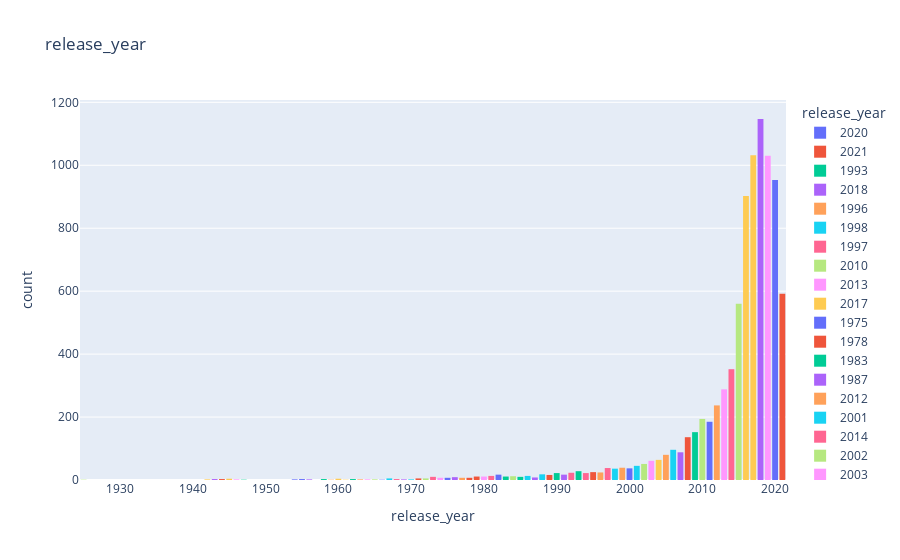

Notebook code for this chart:
### Markdown cell above
**Netflix Content Release Year Distribution**

generates a histogram using the Plotly Express library to visualize the distribution of Netflix content based on the release year. Each bar in the histogram represents the count of content items released in a particular year. The 'release_year' column from the Netflix dataset is used as the x-axis, and each bar's color represents the corresponding release year.

### Code cell
fig = px.histogram(netflix_data,x="release_year", title="release_year", color="release_year")
# Update the layout and add box plots
fig.update_layout(
    bargap=0.2
)
fig.show()

### Figure 1 — Plotly figure (JSON) as saved in the notebook; plotly's stock layout.template omitted (floating-point values rounded to 4 significant figures; data arrays with more than 128 entries replaced by an {"elided": "..."} marker saying what was removed)
{"data": [{"alignmentgroup": "True", "bingroup": "x", "hovertemplate": "release_year=%{x}<br>count=%{y}<extra></extra>", "legendgroup": "2020", "marker": {"color": "#636efa", "pattern": {"shape": ""}}, "name": "2020", "offsetgroup": "2020", "orientation": "v", "showlegend": true, "type": "histogram", "x": {"elided": "953 int values"}, "xaxis": "x", "yaxis": "y"}, {"alignmentgroup": "True", "bingroup": "x", "hovertemplate": "release_year=%{x}<br>count=%{y}<extra></extra>", "legendgroup": "2021", "marker": {"color": "#EF553B", "pattern": {"shape": ""}}, "name": "2021", "offsetgroup": "2021", "orientation": "v", "showlegend": true, "type": "histogram", "x": {"elided": "592 int values"}, "xaxis": "x", "yaxis": "y"}, {"alignmentgroup": "True", "bingroup": "x", "hovertemplate": "release_year=%{x}<br>count=%{y}<extra></extra>", "legendgroup": "1993", "marker": {"color": "#00cc96", "pattern": {"shape": ""}}, "name": "1993", "offsetgroup": "1993", "orientation": "v", "showlegend": true, "type": "histogram", "x": [1993, 1993, 1993, 1993, 1993, 1993, 1993, 1993, 1993, 1993, 1993, 1993, 1993, 1993, 1993, 1993, 1993, 1993, 1993, 1993, 1993, 1993, 1993, 1993, 1993, 1993, 1993, 1993], "xaxis": "x", "yaxis": "y"}, {"alignmentgroup": "True", "bingroup": "x", "hovertemplate": "release_year=%{x}<br>count=%{y}<extra></extra>", "legendgroup": "2018", "marker": {"color": "#ab63fa", "pattern": {"shape": ""}}, "name": "2018", "offsetgroup": "2018", "orientation": "v", "showlegend": true, "type": "histogram", "x": {"elided": "1147 int values"}, "xaxis": "x", "yaxis": "y"}, {"alignmentgroup": "True", "bingroup": "x", "hovertemplate": "release_year=%{x}<br>count=%{y}<extra></extra>", "legendgroup": "1996", "marker": {"color": "#FFA15A", "pattern": {"shape": ""}}, "name": "1996", "offsetgroup": "1996", "orientation": "v", "showlegend": true, "type": "histogram", "x": [1996, 1996, 1996, 1996, 1996, 1996, 1996, 1996, 1996, 1996, 1996, 1996, 1996, 1996, 1996, 1996, 1996, 1996, 1996, 1996, 1996, 1996, 1996, 1996], "xaxis": "x", "yaxis": "y"}, {"alignmentgroup": "True", "bingroup": "x", "hovertemplate": "release_year=%{x}<br>count=%{y}<extra></extra>", "legendgroup": "1998", "marker": {"color": "#19d3f3", "pattern": {"shape": ""}}, "name": "1998", "offsetgroup": "1998", "orientation": "v", "showlegend": true, "type": "histogram", "x": [1998, 1998, 1998, 1998, 1998, 1998, 1998, 1998, 1998, 1998, 1998, 1998, 1998, 1998, 1998, 1998, 1998, 1998, 1998, 1998, 1998, 1998, 1998, 1998, 1998, 1998, 1998, 1998, 1998, 1998, 1998, 1998, 1998, 1998, 1998, 1998], "xaxis": "x", "yaxis": "y"}, {"alignmentgroup": "True", "bingroup": "x", "hovertemplate": "release_year=%{x}<br>count=%{y}<extra></extra>", "legendgroup": "1997", "marker": {"color": "#FF6692", "pattern": {"shape": ""}}, "name": "1997", "offsetgroup": "1997", "orientation": "v", "showlegend": true, "type": "histogram", "x": [1997, 1997, 1997, 1997, 1997, 1997, 1997, 1997, 1997, 1997, 1997, 1997, 1997, 1997, 1997, 1997, 1997, 1997, 1997, 1997, 1997, 1997, 1997, 1997, 1997, 1997, 1997, 1997, 1997, 1997, 1997, 1997, 1997, 1997, 1997, 1997, 1997, 1997], "xaxis": "x", "yaxis": "y"}, {"alignmentgroup": "True", "bingroup": "x", "hovertemplate": "release_year=%{x}<br>count=%{y}<extra></extra>", "legendgroup": "2010", "marker": {"color": "#B6E880", "pattern": {"shape": ""}}, "name": "2010", "offsetgroup": "2010", "orientation": "v", "showlegend": true, "type": "histogram", "x": {"elided": "194 int values"}, "xaxis": "x", "yaxis": "y"}, {"alignmentgroup": "True", "bingroup": "x", "hovertemplate": "release_year=%{x}<br>count=%{y}<extra></extra>", "legendgroup": "2013", "marker": {"color": "#FF97FF", "pattern": {"shape": ""}}, "name": "2013", "offsetgroup": "2013", "orientation": "v", "showlegend": true, "type": "histogram", "x": {"elided": "288 int values"}, "xaxis": "x", "yaxis": "y"}, {"alignmentgroup": "True", "bingroup": "x", "hovertemplate": "release_year=%{x}<br>count=%{y}<extra></extra>", "legendgroup": "2017", "marker": {"color": "#FECB52", "pattern": {"shape": ""}}, "name": "2017", "offsetgroup": "2017", "orientation": "v", "showlegend": true, "type": "histogram", "x": {"elided": "1032 int values"}, "xaxis": "x", "yaxis": "y"}, {"alignmentgroup": "True", "bingroup": "x", "hovertemplate": "release_year=%{x}<br>count=%{y}<extra></extra>", "legendgroup": "1975", "marker": {"color": "#636efa", "pattern": {"shape": ""}}, "name": "1975", "offsetgroup": "1975", "orientation": "v", "showlegend": true, "type": "histogram", "x": [1975, 1975, 1975, 1975, 1975, 1975, 1975], "xaxis": "x", "yaxis": "y"}, {"alignmentgroup": "True", "bingroup": "x", "hovertemplate": "release_year=%{x}<br>count=%{y}<extra></extra>", "legendgroup": "1978", "marker": {"color": "#EF553B", "pattern": {"shape": ""}}, "name": "1978", "offsetgroup": "1978", "orientation": "v", "showlegend": true, "type": "histogram", "x": [1978, 1978, 1978, 1978, 1978, 1978, 1978], "xaxis": "x", "yaxis": "y"}, {"alignmentgroup": "True", "bingroup": "x", "hovertemplate": "release_year=%{x}<br>count=%{y}<extra></extra>", "legendgroup": "1983", "marker": {"color": "#00cc96", "pattern": {"shape": ""}}, "name": "1983", "offsetgroup": "1983", "orientation": "v", "showlegend": true, "type": "histogram", "x": [1983, 1983, 1983, 1983, 1983, 1983, 1983, 1983, 1983, 1983, 1983], "xaxis": "x", "yaxis": "y"}, {"alignmentgroup": "True", "bingroup": "x", "hovertemplate": "release_year=%{x}<br>count=%{y}<extra></extra>", "legendgroup": "1987", "marker": {"color": "#ab63fa", "pattern": {"shape": ""}}, "name": "1987", "offsetgroup": "1987", "orientation": "v", "showlegend": true, "type": "histogram", "x": [1987, 1987, 1987, 1987, 1987, 1987, 1987, 1987], "xaxis": "x", "yaxis": "y"}, {"alignmentgroup": "True", "bingroup": "x", "hovertemplate": "release_year=%{x}<br>count=%{y}<extra></extra>", "legendgroup": "2012", "marker": {"color": "#FFA15A", "pattern": {"shape": ""}}, "name": "2012", "offsetgroup": "2012", "orientation": "v", "showlegend": true, "type": "histogram", "x": {"elided": "237 int values"}, "xaxis": "x", "yaxis": "y"}, {"alignmentgroup": "True", "bingroup": "x", "hovertemplate": "release_year=%{x}<br>count=%{y}<extra></extra>", "legendgroup": "2001", "marker": {"color": "#19d3f3", "pattern": {"shape": ""}}, "name": "2001", "offsetgroup": "2001", "orientation": "v", "showlegend": true, "type": "histogram", "x": [2001, 2001, 2001, 2001, 2001, 2001, 2001, 2001, 2001, 2001, 2001, 2001, 2001, 2001, 2001, 2001, 2001, 2001, 2001, 2001, 2001, 2001, 2001, 2001, 2001, 2001, 2001, 2001, 2001, 2001, 2001, 2001, 2001, 2001, 2001, 2001, 2001, 2001, 2001, 2001, 2001, 2001, 2001, 2001, 2001], "xaxis": "x", "yaxis": "y"}, {"alignmentgroup": "True", "bingroup": "x", "hovertemplate": "release_year=%{x}<br>count=%{y}<extra></extra>", "legendgroup": "2014", "marker": {"color": "#FF6692", "pattern": {"shape": ""}}, "name": "2014", "offsetgroup": "2014", "orientation": "v", "showlegend": true, "type": "histogram", "x": {"elided": "352 int values"}, "xaxis": "x", "yaxis": "y"}, {"alignmentgroup": "True", "bingroup": "x", "hovertemplate": "release_year=%{x}<br>count=%{y}<extra></extra>", "legendgroup": "2002", "marker": {"color": "#B6E880", "pattern": {"shape": ""}}, "name": "2002", "offsetgroup": "2002", "orientation": "v", "showlegend": true, "type": "histogram", "x": [2002, 2002, 2002, 2002, 2002, 2002, 2002, 2002, 2002, 2002, 2002, 2002, 2002, 2002, 2002, 2002, 2002, 2002, 2002, 2002, 2002, 2002, 2002, 2002, 2002, 2002, 2002, 2002, 2002, 2002, 2002, 2002, 2002, 2002, 2002, 2002, 2002, 2002, 2002, 2002, 2002, 2002, 2002, 2002, 2002, 2002, 2002, 2002, 2002, 2002, 2002], "xaxis": "x", "yaxis": "y"}, {"alignmentgroup": "True", "bingroup": "x", "hovertemplate": "release_year=%{x}<br>count=%{y}<extra></extra>", "legendgroup": "2003", "marker": {"color": "#FF97FF", "pattern": {"shape": ""}}, "name": "2003", "offsetgroup": "2003", "orientation": "v", "showlegend": true, "type": "histogram", "x": [2003, 2003, 2003, 2003, 2003, 2003, 2003, 2003, 2003, 2003, 2003, 2003, 2003, 2003, 2003, 2003, 2003, 2003, 2003, 2003, 2003, 2003, 2003, 2003, 2003, 2003, 2003, 2003, 2003, 2003, 2003, 2003, 2003, 2003, 2003, 2003, 2003, 2003, 2003, 2003, 2003, 2003, 2003, 2003, 2003, 2003, 2003, 2003, 2003, 2003, 2003, 2003, 2003, 2003, 2003, 2003, 2003, 2003, 2003, 2003, 2003], "xaxis": "x", "yaxis": "y"}, {"alignmentgroup": "True", "bingroup": "x", "hovertemplate": "release_year=%{x}<br>count=%{y}<extra></extra>", "legendgroup": "2004", "marker": {"color": "#FECB52", "pattern": {"shape": ""}}, "name": "2004", "offsetgroup": "2004", "orientation": "v", "showlegend": true, "type": "histogram", "x": [2004, 2004, 2004, 2004, 2004, 2004, 2004, 2004, 2004, 2004, 2004, 2004, 2004, 2004, 2004, 2004, 2004, 2004, 2004, 2004, 2004, 2004, 2004, 2004, 2004, 2004, 2004, 2004, 2004, 2004, 2004, 2004, 2004, 2004, 2004, 2004, 2004, 2004, 2004, 2004, 2004, 2004, 2004, 2004, 2004, 2004, 2004, 2004, 2004, 2004, 2004, 2004, 2004, 2004, 2004, 2004, 2004, 2004, 2004, 2004, 2004, 2004, 2004, 2004], "xaxis": "x", "yaxis": "y"}, {"alignmentgroup": "True", "bingroup": "x", "hovertemplate": "release_year=%{x}<br>count=%{y}<extra></extra>", "legendgroup": "2011", "marker": {"color": "#636efa", "pattern": {"shape": ""}}, "name": "2011", "offsetgroup": "2011", "orientation": "v", "showlegend": true, "type": "histogram", "x": {"elided": "185 int values"}, "xaxis": "x", "yaxis": "y"}, {"alignmentgroup": "True", "bingroup": "x", "hovertemplate": "release_year=%{x}<br>count=%{y}<extra></extra>", "legendgroup": "2008", "marker": {"color": "#EF553B", "pattern": {"shape": ""}}, "name": "2008", "offsetgroup": "2008", "orientation": "v", "showlegend": true, "type": "histogram", "x": {"elided": "136 int values"}, "xaxis": "x", "yaxis": "y"}, {"alignmentgroup": "True", "bingroup": "x", "hovertemplate": "release_year=%{x}<br>count=%{y}<extra></extra>", "legendgroup": "2009", "marker": {"color": "#00cc96", "pattern": {"shape": ""}}, "name": "2009", "offsetgroup": "2009", "orientation": "v", "showlegend": true, "type": "histogram", "x": {"elided": "152 int values"}, "xaxis": "x", "yaxis": "y"}, {"alignmentgroup": "True", "bingroup": "x", "hovertemplate": "release_year=%{x}<br>count=%{y}<extra></extra>", "legendgroup": "2007", "marker": {"color": "#ab63fa", "pattern": {"shape": ""}}, "name": "2007", "offsetgroup": "2007", "orientation": "v", "showlegend": true, "type": "histogram", "x": [2007, 2007, 2007, 2007, 2007, 2007, 2007, 2007, 2007, 2007, 2007, 2007, 2007, 2007, 2007, 2007, 2007, 2007, 2007, 2007, 2007, 2007, 2007, 2007, 2007, 2007, 2007, 2007, 2007, 2007, 2007, 2007, 2007, 2007, 2007, 2007, 2007, 2007, 2007, 2007, 2007, 2007, 2007, 2007, 2007, 2007, 2007, 2007, 2007, 2007, 2007, 2007, 2007, 2007, 2007, 2007, 2007, 2007, 2007, 2007, 2007, 2007, 2007, 2007, 2007, 2007, 2007, 2007, 2007, 2007, 2007, 2007, 2007, 2007, 2007, 2007, 2007, 2007, 2007, 2007, 2007, 2007, 2007, 2007, 2007, 2007, 2007, 2007], "xaxis": "x", "yaxis": "y"}, {"alignmentgroup": "True", "bingroup": "x", "hovertemplate": "release_year=%{x}<br>count=%{y}<extra></extra>", "legendgroup": "2005", "marker": {"color": "#FFA15A", "pattern": {"shape": ""}}, "name": "2005", "offsetgroup": "2005", "orientation": "v", "showlegend": true, "type": "histogram", "x": [2005, 2005, 2005, 2005, 2005, 2005, 2005, 2005, 2005, 2005, 2005, 2005, 2005, 2005, 2005, 2005, 2005, 2005, 2005, 2005, 2005, 2005, 2005, 2005, 2005, 2005, 2005, 2005, 2005, 2005, 2005, 2005, 2005, 2005, 2005, 2005, 2005, 2005, 2005, 2005, 2005, 2005, 2005, 2005, 2005, 2005, 2005, 2005, 2005, 2005, 2005, 2005, 2005, 2005, 2005, 2005, 2005, 2005, 2005, 2005, 2005, 2005, 2005, 2005, 2005, 2005, 2005, 2005, 2005, 2005, 2005, 2005, 2005, 2005, 2005, 2005, 2005, 2005, 2005, 2005], "xaxis": "x", "yaxis": "y"}, {"alignmentgroup": "True", "bingroup": "x", "hovertemplate": "release_year=%{x}<br>count=%{y}<extra></extra>", "legendgroup": "2006", "marker": {"color": "#19d3f3", "pattern": {"shape": ""}}, "name": "2006", "offsetgroup": "2006", "orientation": "v", "showlegend": true, "type": "histogram", "x": [2006, 2006, 2006, 2006, 2006, 2006, 2006, 2006, 2006, 2006, 2006, 2006, 2006, 2006, 2006, 2006, 2006, 2006, 2006, 2006, 2006, 2006, 2006, 2006, 2006, 2006, 2006, 2006, 2006, 2006, 2006, 2006, 2006, 2006, 2006, 2006, 2006, 2006, 2006, 2006, 2006, 2006, 2006, 2006, 2006, 2006, 2006, 2006, 2006, 2006, 2006, 2006, 2006, 2006, 2006, 2006, 2006, 2006, 2006, 2006, 2006, 2006, 2006, 2006, 2006, 2006, 2006, 2006, 2006, 2006, 2006, 2006, 2006, 2006, 2006, 2006, 2006, 2006, 2006, 2006, 2006, 2006, 2006, 2006, 2006, 2006, 2006, 2006, 2006, 2006, 2006, 2006, 2006, 2006, 2006, 2006], "xaxis": "x", "yaxis": "y"}, {"alignmentgroup": "True", "bingroup": "x", "hovertemplate": "release_year=%{x}<br>count=%{y}<extra></extra>", "legendgroup": "1994", "marker": {"color": "#FF6692", "pattern": {"shape": ""}}, "name": "1994", "offsetgroup": "1994", "orientation": "v", "showlegend": true, "type": "histogram", "x": [1994, 1994, 1994, 1994, 1994, 1994, 1994, 1994, 1994, 1994, 1994, 1994, 1994, 1994, 1994, 1994, 1994, 1994, 1994, 1994, 1994, 1994], "xaxis": "x", "yaxis": "y"}, {"alignmentgroup": "True", "bingroup": "x", "hovertemplate": "release_year=%{x}<br>count=%{y}<extra></extra>", "legendgroup": "2015", "marker": {"color": "#B6E880", "pattern": {"shape": ""}}, "name": "2015", "offsetgroup": "2015", "orientation": "v", "showlegend": true, "type": "histogram", "x": {"elided": "560 int values"}, "xaxis": "x", "yaxis": "y"}, {"alignmentgroup": "True", "bingroup": "x", "hovertemplate": "release_year=%{x}<br>count=%{y}<extra></extra>", "legendgroup": "2019", "marker": {"color": "#FF97FF", "pattern": {"shape": ""}}, "name": "2019", "offsetgroup": "2019", "orientation": "v", "showlegend": true, "type": "histogram", "x": {"elided": "1030 int values"}, "xaxis": "x", "yaxis": "y"}, {"alignmentgroup": "True", "bingroup": "x", "hovertemplate": "release_year=%{x}<br>count=%{y}<extra></extra>", "legendgroup": "2016", "marker": {"color": "#FECB52", "pattern": {"shape": ""}}, "name": "2016", "offsetgroup": "2016", "orientation": "v", "showlegend": true, "type": "histogram", "x": {"elided": "902 int values"}, "xaxis": "x", "yaxis": "y"}, {"alignmentgroup": "True", "bingroup": "x", "hovertemplate": "release_year=%{x}<br>count=%{y}<extra></extra>", "legendgroup": "1982", "marker": {"color": "#636efa", "pattern": {"shape": ""}}, "name": "1982", "offsetgroup": "1982", "orientation": "v", "showlegend": true, "type": "histogram", "x": [1982, 1982, 1982, 1982, 1982, 1982, 1982, 1982, 1982, 1982, 1982, 1982, 1982, 1982, 1982, 1982, 1982], "xaxis": "x", "yaxis": "y"}, {"alignmentgroup": "True", "bingroup": "x", "hovertemplate": "release_year=%{x}<br>count=%{y}<extra></extra>", "legendgroup": "1989", "marker": {"color": "#EF553B", "pattern": {"shape": ""}}, "name": "1989", "offsetgroup": "1989", "orientation": "v", "showlegend": true, "type": "histogram", "x": [1989, 1989, 1989, 1989, 1989, 1989, 1989, 1989, 1989, 1989, 1989, 1989, 1989, 1989, 1989, 1989], "xaxis": "x", "yaxis": "y"}, {"alignmentgroup": "True", "bingroup": "x", "hovertemplate": "release_year=%{x}<br>count=%{y}<extra></extra>", "legendgroup": "1990", "marker": {"color": "#00cc96", "pattern": {"shape": ""}}, "name": "1990", "offsetgroup": "1990", "orientation": "v", "showlegend": true, "type": "histogram", "x": [1990, 1990, 1990, 1990, 1990, 1990, 1990, 1990, 1990, 1990, 1990, 1990, 1990, 1990, 1990, 1990, 1990, 1990, 1990, 1990, 1990, 1990], "xaxis": "x", "yaxis": "y"}, {"alignmentgroup": "True", "bingroup": "x", "hovertemplate": "release_year=%{x}<br>count=%{y}<extra></extra>", "legendgroup": "1991", "marker": {"color": "#ab63fa", "pattern": {"shape": ""}}, "name": "1991", "offsetgroup": "1991", "orientation": "v", "showlegend": true, "type": "histogram", "x": [1991, 1991, 1991, 1991, 1991, 1991, 1991, 1991, 1991, 1991, 1991, 1991, 1991, 1991, 1991, 1991, 1991], "xaxis": "x", "yaxis": "y"}, {"alignmentgroup": "True", "bingroup": "x", "hovertemplate": "release_year=%{x}<br>count=%{y}<extra></extra>", "legendgroup": "1999", "marker": {"color": "#FFA15A", "pattern": {"shape": ""}}, "name": "1999", "offsetgroup": "1999", "orientation": "v", "showlegend": true, "type": "histogram", "x": [1999, 1999, 1999, 1999, 1999, 1999, 1999, 1999, 1999, 1999, 1999, 1999, 1999, 1999, 1999, 1999, 1999, 1999, 1999, 1999, 1999, 1999, 1999, 1999, 1999, 1999, 1999, 1999, 1999, 1999, 1999, 1999, 1999, 1999, 1999, 1999, 1999, 1999, 1999], "xaxis": "x", "yaxis": "y"}, {"alignmentgroup": "True", "bingroup": "x", "hovertemplate": "release_year=%{x}<br>count=%{y}<extra></extra>", "legendgroup": "1986", "marker": {"color": "#19d3f3", "pattern": {"shape": ""}}, "name": "1986", "offsetgroup": "1986", "orientation": "v", "showlegend": true, "type": "histogram", "x": [1986, 1986, 1986, 1986, 1986, 1986, 1986, 1986, 1986, 1986, 1986, 1986, 1986], "xaxis": "x", "yaxis": "y"}, {"alignmentgroup": "True", "bingroup": "x", "hovertemplate": "release_year=%{x}<br>count=%{y}<extra></extra>", "legendgroup": "1992", "marker": {"color": "#FF6692", "pattern": {"shape": ""}}, "name": "1992", "offsetgroup": "1992", "orientation": "v", "showlegend": true, "type": "histogram", "x": [1992, 1992, 1992, 1992, 1992, 1992, 1992, 1992, 1992, 1992, 1992, 1992, 1992, 1992, 1992, 1992, 1992, 1992, 1992, 1992, 1992, 1992, 1992], "xaxis": "x", "yaxis": "y"}, {"alignmentgroup": "True", "bingroup": "x", "hovertemplate": "release_year=%{x}<br>count=%{y}<extra></extra>", "legendgroup": "1984", "marker": {"color": "#B6E880", "pattern": {"shape": ""}}, "name": "1984", "offsetgroup": "1984", "orientation": "v", "showlegend": true, "type": "histogram", "x": [1984, 1984, 1984, 1984, 1984, 1984, 1984, 1984, 1984, 1984, 1984, 1984], "xaxis": "x", "yaxis": "y"}, {"alignmentgroup": "True", "bingroup": "x", "hovertemplate": "release_year=%{x}<br>count=%{y}<extra></extra>", "legendgroup": "1980", "marker": {"color": "#FF97FF", "pattern": {"shape": ""}}, "name": "1980", "offsetgroup": "1980", "orientation": "v", "showlegend": true, "type": "histogram", "x": [1980, 1980, 1980, 1980, 1980, 1980, 1980, 1980, 1980, 1980, 1980], "xaxis": "x", "yaxis": "y"}, {"alignmentgroup": "True", "bingroup": "x", "hovertemplate": "release_year=%{x}<br>count=%{y}<extra></extra>", "legendgroup": "1961", "marker": {"color": "#FECB52", "pattern": {"shape": ""}}, "name": "1961", "offsetgroup": "1961", "orientation": "v", "showlegend": true, "type": "histogram", "x": [1961], "xaxis": "x", "yaxis": "y"}, {"alignmentgroup": "True", "bingroup": "x", "hovertemplate": "release_year=%{x}<br>count=%{y}<extra></extra>", "legendgroup": "2000", "marker": {"color": "#636efa", "pattern": {"shape": ""}}, "name": "2000", "offsetgroup": "2000", "orientation": "v", "showlegend": true, "type": "histogram", "x": [2000, 2000, 2000, 2000, 2000, 2000, 2000, 2000, 2000, 2000, 2000, 2000, 2000, 2000, 2000, 2000, 2000, 2000, 2000, 2000, 2000, 2000, 2000, 2000, 2000, 2000, 2000, 2000, 2000, 2000, 2000, 2000, 2000, 2000, 2000, 2000, 2000], "xaxis": "x", "yaxis": "y"}, {"alignmentgroup": "True", "bingroup": "x", "hovertemplate": "release_year=%{x}<br>count=%{y}<extra></extra>", "legendgroup": "1995", "marker": {"color": "#EF553B", "pattern": {"shape": ""}}, "name": "1995", "offsetgroup": "1995", "orientation": "v", "showlegend": true, "type": "histogram", "x": [1995, 1995, 1995, 1995, 1995, 1995, 1995, 1995, 1995, 1995, 1995, 1995, 1995, 1995, 1995, 1995, 1995, 1995, 1995, 1995, 1995, 1995, 1995, 1995, 1995], "xaxis": "x", "yaxis": "y"}, {"alignmentgroup": "True", "bingroup": "x", "hovertemplate": "release_year=%{x}<br>count=%{y}<extra></extra>", "legendgroup": "1985", "marker": {"color": "#00cc96", "pattern": {"shape": ""}}, "name": "1985", "offsetgroup": "1985", "orientation": "v", "showlegend": true, "type": "histogram", "x": [1985, 1985, 1985, 1985, 1985, 1985, 1985, 1985, 1985, 1985], "xaxis": "x", "yaxis": "y"}, {"alignmentgroup": "True", "bingroup": "x", "hovertemplate": "release_year=%{x}<br>count=%{y}<extra></extra>", "legendgroup": "1976", "marker": {"color": "#ab63fa", "pattern": {"shape": ""}}, "name": "1976", "offsetgroup": "1976", "orientation": "v", "showlegend": true, "type": "histogram", "x": [1976, 1976, 1976, 1976, 1976, 1976, 1976, 1976, 1976], "xaxis": "x", "yaxis": "y"}, {"alignmentgroup": "True", "bingroup": "x", "hovertemplate": "release_year=%{x}<br>count=%{y}<extra></extra>", "legendgroup": "1959", "marker": {"color": "#FFA15A", "pattern": {"shape": ""}}, "name": "1959", "offsetgroup": "1959", "orientation": "v", "showlegend": true, "type": "histogram", "x": [1959], "xaxis": "x", "yaxis": "y"}, {"alignmentgroup": "True", "bingroup": "x", "hovertemplate": "release_year=%{x}<br>count=%{y}<extra></extra>", "legendgroup": "1988", "marker": {"color": "#19d3f3", "pattern": {"shape": ""}}, "name": "1988", "offsetgroup": "1988", "orientation": "v", "showlegend": true, "type": "histogram", "x": [1988, 1988, 1988, 1988, 1988, 1988, 1988, 1988, 1988, 1988, 1988, 1988, 1988, 1988, 1988, 1988, 1988, 1988], "xaxis": "x", "yaxis": "y"}, {"alignmentgroup": "True", "bingroup": "x", "hovertemplate": "release_year=%{x}<br>count=%{y}<extra></extra>", "legendgroup": "1981", "marker": {"color": "#FF6692", "pattern": {"shape": ""}}, "name": "1981", "offsetgroup": "1981", "orientation": "v", "showlegend": true, "type": "histogram", "x": [1981, 1981, 1981, 1981, 1981, 1981, 1981, 1981, 1981, 1981, 1981, 1981, 1981], "xaxis": "x", "yaxis": "y"}, {"alignmentgroup": "True", "bingroup": "x", "hovertemplate": "release_year=%{x}<br>count=%{y}<extra></extra>", "legendgroup": "1972", "marker": {"color": "#B6E880", "pattern": {"shape": ""}}, "name": "1972", "offsetgroup": "1972", "orientation": "v", "showlegend": true, "type": "histogram", "x": [1972, 1972, 1972, 1972, 1972], "xaxis": "x", "yaxis": "y"}, {"alignmentgroup": "True", "bingroup": "x", "hovertemplate": "release_year=%{x}<br>count=%{y}<extra></extra>", "legendgroup": "1964", "marker": {"color": "#FF97FF", "pattern": {"shape": ""}}, "name": "1964", "offsetgroup": "1964", "orientation": "v", "showlegend": true, "type": "histogram", "x": [1964, 1964], "xaxis": "x", "yaxis": "y"}, {"alignmentgroup": "True", "bingroup": "x", "hovertemplate": "release_year=%{x}<br>count=%{y}<extra></extra>", "legendgroup": "1945", "marker": {"color": "#FECB52", "pattern": {"shape": ""}}, "name": "1945", "offsetgroup": "1945", "orientation": "v", "showlegend": true, "type": "histogram", "x": [1945, 1945, 1945, 1945], "xaxis": "x", "yaxis": "y"}, {"alignmentgroup": "True", "bingroup": "x", "hovertemplate": "release_year=%{x}<br>count=%{y}<extra></extra>", "legendgroup": "1954", "marker": {"color": "#636efa", "pattern": {"shape": ""}}, "name": "1954", "offsetgroup": "1954", "orientation": "v", "showlegend": true, "type": "histogram", "x": [1954, 1954], "xaxis": "x", "yaxis": "y"}, {"alignmentgroup": "True", "bingroup": "x", "hovertemplate": "release_year=%{x}<br>count=%{y}<extra></extra>", "legendgroup": "1979", "marker": {"color": "#EF553B", "pattern": {"shape": ""}}, "name": "1979", "offsetgroup": "1979", "orientation": "v", "showlegend": true, "type": "histogram", "x": [1979, 1979, 1979, 1979, 1979, 1979, 1979, 1979, 1979, 1979, 1979], "xaxis": "x", "yaxis": "y"}, {"alignmentgroup": "True", "bingroup": "x", "hovertemplate": "release_year=%{x}<br>count=%{y}<extra></extra>", "legendgroup": "1958", "marker": {"color": "#00cc96", "pattern": {"shape": ""}}, "name": "1958", "offsetgroup": "1958", "orientation": "v", "showlegend": true, "type": "histogram", "x": [1958, 1958, 1958], "xaxis": "x", "yaxis": "y"}, {"alignmentgroup": "True", "bingroup": "x", "hovertemplate": "release_year=%{x}<br>count=%{y}<extra></extra>", "legendgroup": "1956", "marker": {"color": "#ab63fa", "pattern": {"shape": ""}}, "name": "1956", "offsetgroup": "1956", "orientation": "v", "showlegend": true, "type": "histogram", "x": [1956, 1956], "xaxis": "x", "yaxis": "y"}, {"alignmentgroup": "True", "bingroup": "x", "hovertemplate": "release_year=%{x}<br>count=%{y}<extra></extra>", "legendgroup": "1963", "marker": {"color": "#FFA15A", "pattern": {"shape": ""}}, "name": "1963", "offsetgroup": "1963", "orientation": "v", "showlegend": true, "type": "histogram", "x": [1963, 1963], "xaxis": "x", "yaxis": "y"}, {"alignmentgroup": "True", "bingroup": "x", "hovertemplate": "release_year=%{x}<br>count=%{y}<extra></extra>", "legendgroup": "1970", "marker": {"color": "#19d3f3", "pattern": {"shape": ""}}, "name": "1970", "offsetgroup": "1970", "orientation": "v", "showlegend": true, "type": "histogram", "x": [1970, 1970], "xaxis": "x", "yaxis": "y"}, {"alignmentgroup": "True", "bingroup": "x", "hovertemplate": "release_year=%{x}<br>count=%{y}<extra></extra>", "legendgroup": "1973", "marker": {"color": "#FF6692", "pattern": {"shape": ""}}, "name": "1973", "offsetgroup": "1973", "orientation": "v", "showlegend": true, "type": "histogram", "x": [1973, 1973, 1973, 1973, 1973, 1973, 1973, 1973, 1973, 1973], "xaxis": "x", "yaxis": "y"}, {"alignmentgroup": "True", "bingroup": "x", "hovertemplate": "release_year=%{x}<br>count=%{y}<extra></extra>", "legendgroup": "1925", "marker": {"color": "#B6E880", "pattern": {"shape": ""}}, "name": "1925", "offsetgroup": "1925", "orientation": "v", "showlegend": true, "type": "histogram", "x": [1925], "xaxis": "x", "yaxis": "y"}, {"alignmentgroup": "True", "bingroup": "x", "hovertemplate": "release_year=%{x}<br>count=%{y}<extra></extra>", "legendgroup": "1974", "marker": {"color": "#FF97FF", "pattern": {"shape": ""}}, "name": "1974", "offsetgroup": "1974", "orientation": "v", "showlegend": true, "type": "histogram", "x": [1974, 1974, 1974, 1974, 1974, 1974, 1974], "xaxis": "x", "yaxis": "y"}, {"alignmentgroup": "True", "bingroup": "x", "hovertemplate": "release_year=%{x}<br>count=%{y}<extra></extra>", "legendgroup": "1960", "marker": {"color": "#FECB52", "pattern": {"shape": ""}}, "name": "1960", "offsetgroup": "1960", "orientation": "v", "showlegend": true, "type": "histogram", "x": [1960, 1960, 1960, 1960], "xaxis": "x", "yaxis": "y"}, {"alignmentgroup": "True", "bingroup": "x", "hovertemplate": "release_year=%{x}<br>count=%{y}<extra></extra>", "legendgroup": "1966", "marker": {"color": "#636efa", "pattern": {"shape": ""}}, "name": "1966", "offsetgroup": "1966", "orientation": "v", "showlegend": true, "type": "histogram", "x": [1966], "xaxis": "x", "yaxis": "y"}, {"alignmentgroup": "True", "bingroup": "x", "hovertemplate": "release_year=%{x}<br>count=%{y}<extra></extra>", "legendgroup": "1971", "marker": {"color": "#EF553B", "pattern": {"shape": ""}}, "name": "1971", "offsetgroup": "1971", "orientation": "v", "showlegend": true, "type": "histogram", "x": [1971, 1971, 1971, 1971, 1971], "xaxis": "x", "yaxis": "y"}, {"alignmentgroup": "True", "bingroup": "x", "hovertemplate": "release_year=%{x}<br>count=%{y}<extra></extra>", "legendgroup": "1962", "marker": {"color": "#00cc96", "pattern": {"shape": ""}}, "name": "1962", "offsetgroup": "1962", "orientation": "v", "showlegend": true, "type": "histogram", "x": [1962, 1962, 1962], "xaxis": "x", "yaxis": "y"}, {"alignmentgroup": "True", "bingroup": "x", "hovertemplate": "release_year=%{x}<br>count=%{y}<extra></extra>", "legendgroup": "1969", "marker": {"color": "#ab63fa", "pattern": {"shape": ""}}, "name": "1969", "offsetgroup": "1969", "orientation": "v", "showlegend": true, "type": "histogram", "x": [1969, 1969], "xaxis": "x", "yaxis": "y"}, {"alignmentgroup": "True", "bingroup": "x", "hovertemplate": "release_year=%{x}<br>count=%{y}<extra></extra>", "legendgroup": "1977", "marker": {"color": "#FFA15A", "pattern": {"shape": ""}}, "name": "1977", "offsetgroup": "1977", "orientation": "v", "showlegend": true, "type": "histogram", "x": [1977, 1977, 1977, 1977, 1977, 1977, 1977], "xaxis": "x", "yaxis": "y"}, {"alignmentgroup": "True", "bingroup": "x", "hovertemplate": "release_year=%{x}<br>count=%{y}<extra></extra>", "legendgroup": "1967", "marker": {"color": "#19d3f3", "pattern": {"shape": ""}}, "name": "1967", "offsetgroup": "1967", "orientation": "v", "showlegend": true, "type": "histogram", "x": [1967, 1967, 1967, 1967, 1967], "xaxis": "x", "yaxis": "y"}, {"alignmentgroup": "True", "bingroup": "x", "hovertemplate": "release_year=%{x}<br>count=%{y}<extra></extra>", "legendgroup": "1968", "marker": {"color": "#FF6692", "pattern": {"shape": ""}}, "name": "1968", "offsetgroup": "1968", "orientation": "v", "showlegend": true, "type": "histogram", "x": [1968, 1968, 1968], "xaxis": "x", "yaxis": "y"}, {"alignmentgroup": "True", "bingroup": "x", "hovertemplate": "release_year=%{x}<br>count=%{y}<extra></extra>", "legendgroup": "1965", "marker": {"color": "#B6E880", "pattern": {"shape": ""}}, "name": "1965", "offsetgroup": "1965", "orientation": "v", "showlegend": true, "type": "histogram", "x": [1965, 1965], "xaxis": "x", "yaxis": "y"}, {"alignmentgroup": "True", "bingroup": "x", "hovertemplate": "release_year=%{x}<br>count=%{y}<extra></extra>", "legendgroup": "1946", "marker": {"color": "#FF97FF", "pattern": {"shape": ""}}, "name": "1946", "offsetgroup": "1946", "orientation": "v", "showlegend": true, "type": "histogram", "x": [1946, 1946], "xaxis": "x", "yaxis": "y"}, {"alignmentgroup": "True", "bingroup": "x", "hovertemplate": "release_year=%{x}<br>count=%{y}<extra></extra>", "legendgroup": "1942", "marker": {"color": "#FECB52", "pattern": {"shape": ""}}, "name": "1942", "offsetgroup": "1942", "orientation": "v", "showlegend": true, "type": "histogram", "x": [1942, 1942], "xaxis": "x", "yaxis": "y"}, {"alignmentgroup": "True", "bingroup": "x", "hovertemplate": "release_year=%{x}<br>count=%{y}<extra></extra>", "legendgroup": "1955", "marker": {"color": "#636efa", "pattern": {"shape": ""}}, "name": "1955", "offsetgroup": "1955", "orientation": "v", "showlegend": true, "type": "histogram", "x": [1955, 1955, 1955], "xaxis": "x", "yaxis": "y"}, {"alignmentgroup": "True", "bingroup": "x", "hovertemplate": "release_year=%{x}<br>count=%{y}<extra></extra>", "legendgroup": "1944", "marker": {"color": "#EF553B", "pattern": {"shape": ""}}, "name": "1944", "offsetgroup": "1944", "orientation": "v", "showlegend": true, "type": "histogram", "x": [1944, 1944, 1944], "xaxis": "x", "yaxis": "y"}, {"alignmentgroup": "True", "bingroup": "x", "hovertemplate": "release_year=%{x}<br>count=%{y}<extra></extra>", "legendgroup": "1947", "marker": {"color": "#00cc96", "pattern": {"shape": ""}}, "name": "1947", "offsetgroup": "1947", "orientation": "v", "showlegend": true, "type": "histogram", "x": [1947], "xaxis": "x", "yaxis": "y"}, {"alignmentgroup": "True", "bingroup": "x", "hovertemplate": "release_year=%{x}<br>count=%{y}<extra></extra>", "legendgroup": "1943", "marker": {"color": "#ab63fa", "pattern": {"shape": ""}}, "name": "1943", "offsetgroup": "1943", "orientation": "v", "showlegend": true, "type": "histogram", "x": [1943, 1943, 1943], "xaxis": "x", "yaxis": "y"}], "layout": {"bargap": 0.2, "barmode": "relative", "legend": {"title": {"text": "release_year"}, "tracegroupgap": 0}, "title": {"text": "release_year"}, "xaxis": {"anchor": "y", "categoryarray": [2020, 2021, 1993, 2018, 1996, 1998, 1997, 2010, 2013, 2017, 1975, 1978, 1983, 1987, 2012, 2001, 2014, 2002, 2003, 2004, 2011, 2008, 2009, 2007, 2005, 2006, 1994, 2015, 2019, 2016, 1982, 1989, 1990, 1991, 1999, 1986, 1992, 1984, 1980, 1961, 2000, 1995, 1985, 1976, 1959, 1988, 1981, 1972, 1964, 1945, 1954, 1979, 1958, 1956, 1963, 1970, 1973, 1925, 1974, 1960, 1966, 1971, 1962, 1969, 1977, 1967, 1968, 1965, 1946, 1942, 1955, 1944, 1947, 1943], "categoryorder": "array", "domain": [0, 1], "title": {"text": "release_year"}}, "yaxis": {"anchor": "x", "domain": [0, 1], "title": {"text": "count"}}}}
